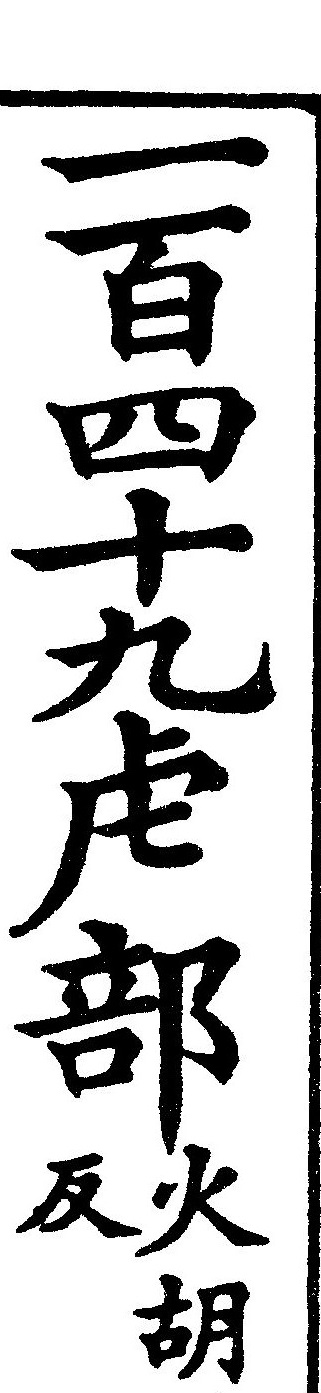
#> input picture test/2_01.jpg, 321 x 1393 px, given as the content of the folder C:/Users/ialab/Desktop/Hanja_DKU-master/line/, which was not available
$ python line_test.py
#> lines starting #> are read from the running program, lines starting #| are printed output that depends on the picture; after the words box and inside, x2 and y2 are one past the last pixel; in counts of white or black regions, pixels touching at a corner belong together; long printed decimals are rounded; pictures that were not available may be replaced by others from this repository, and a replacement may not be noted
import cv2
import numpy as np
from os import listdir

PATH = 'C:\\Users\\ialab\\Desktop\\Hanja_DKU-master\\line\\'
test_PATH ='C:\\Users\\ialab\\Desktop\\Hanja_DKU-master\\test_line\\'

file_list = listdir(PATH)
print(file_list)
n = 0

for ind,i in enumerate(file_list):

    img = cv2.imread(PATH + i, cv2.IMREAD_UNCHANGED)
#> img is the input picture: shape (1393, 321, 3); min 0, max 255, mean 196.3
    gray = cv2.cvtColor(img, cv2.COLOR_BGR2GRAY)
    # cv2.imshow('sample', img)

    gray = cv2.medianBlur(gray, 5)
    blur = cv2.GaussianBlur(gray, (7, 7), 0)

    ret, mask = cv2.threshold(blur, 180, 255, cv2.THRESH_BINARY)
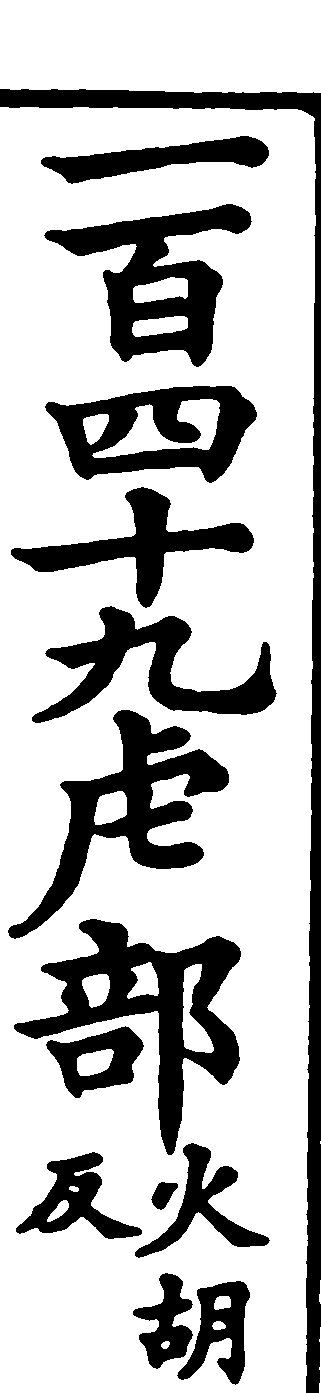
#> mask: shape (1393, 321); 74.6% white; 14 black regions, largest, box (x1, y1, x2, y2) and area: (0, 89, 321, 1393) 18194, (14, 919, 241, 1155) 16348, (8, 710, 229, 939) 13805

    image_final = cv2.bitwise_and(gray, gray, mask=mask)

    thresh = cv2.adaptiveThreshold(gray, 255, 1, 1, 11, 2)
#> thresh: shape (1393, 321); 12.9% white; 91 white regions (74 under 20 px), largest, box (x1, y1, x2, y2) and area: (0, 100, 321, 1393) 9779, (14, 920, 240, 1155) 6784, (9, 710, 228, 938) 6140
    # gaussian = cv2.GaussianBlur(gray, (9, 9), 0)
    # ret, otsu = cv2.threshold(gaussian, 0, 255, cv2.THRESH_BINARY+cv2.THRESH_OTSU)

    thresh = cv2.dilate(thresh, None, iterations=5)
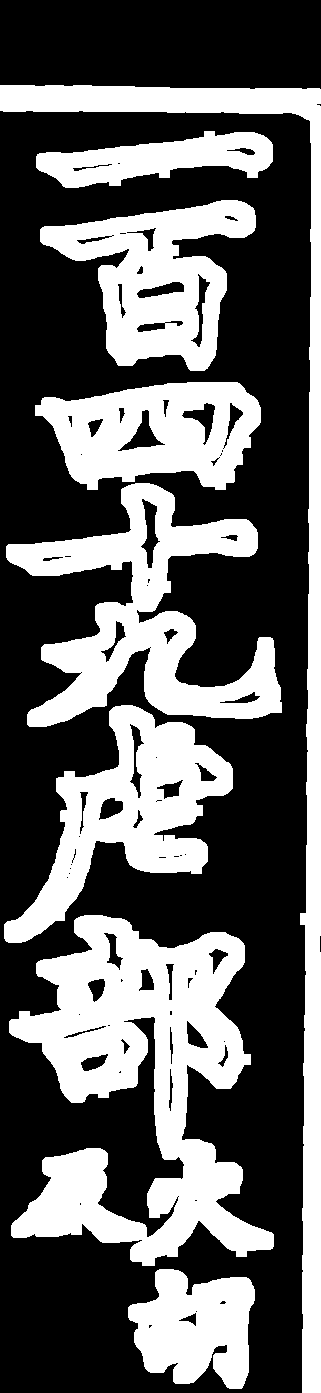
#> thresh: shape (1393, 321); 37.8% white; 8 white regions, largest, box (x1, y1, x2, y2) and area: (9, 915, 274, 1266) 44131, (0, 85, 321, 1393) 26678, (6, 483, 282, 727) 25669
    thresh = cv2.erode(thresh, None, iterations=4)
#> thresh: shape (1393, 321); 23.3% white; 10 white regions, largest, box (x1, y1, x2, y2) and area: (13, 919, 270, 1262) 22678, (0, 89, 321, 1393) 18546, (8, 709, 229, 939) 11610

    kernel = cv2.getStructuringElement(cv2.MORPH_CROSS, (2, 2))
    dilated = cv2.dilate(thresh, kernel, iterations=1)
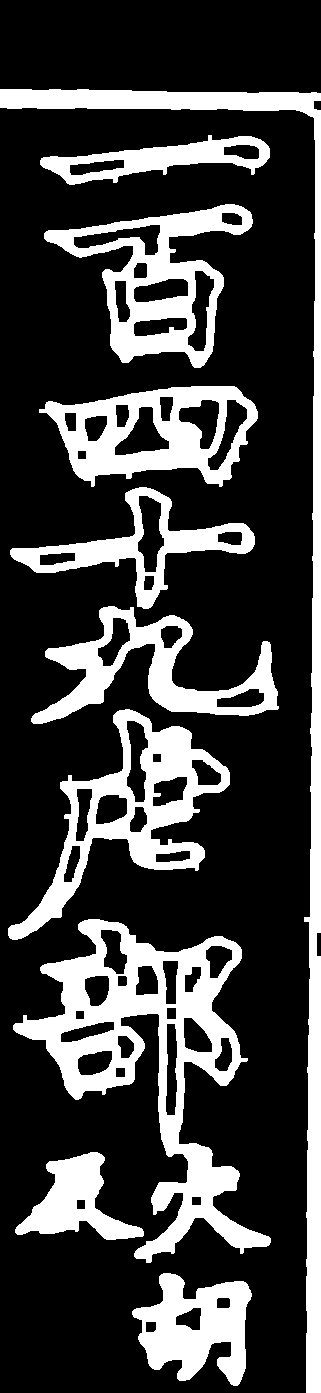
#> dilated: shape (1393, 321); 24.9% white; 10 white regions
    contours, hierarchy = cv2.findContours(thresh, cv2.RETR_EXTERNAL, cv2.CHAIN_APPROX_NONE)
#> contours = 10 contours; largest, box (x1, y1, x2, y2) and area: (13, 919, 270, 1262) 29550, (0, 89, 321, 1393) 16910, (8, 709, 229, 939) 16225, (44, 204, 252, 367) 15104, (39, 386, 257, 486) 14535
    '''
    for cnt in contours:
        cv2.drawContours(img, [cnt], 0, (255, 0, 0), 3)

    cv2.imshow('result', img)
    cv2.waitKey(0)

    '''
    index = 0
    max_h = 0
    max_w = 0
    sum_h = 0
    sum_w = 0

    # For each contour, find the bounding rectangle and draw it
    for cnt in contours:
        x, y, w, h = cv2.boundingRect(cnt)
        cv2.rectangle(img, (x, y), (x + w, y + h), (0, 255, 0), 2)

        cropped = image_final[y:y + h, x: x + w]
        s = 'd5_e4_hcrop_%d_' %ind + str(index) + '.jpg'

        h, w = cropped.shape[:2]
        sum_h += h
        sum_w += w
        if h > max_h:
            max_h = h
        if w > max_w:
            max_w = w

        # apply average images to segmented images
        if h > 40 and w < 3000 and w > 40:
            index = index + 1
            cv2.putText(img, str(index), (x, y), cv2.FONT_HERSHEY_COMPLEX, 1.5, (0, 0, 255), 3)
            cv2.imwrite(test_PATH + s, cropped)
#> this loop made 10 passes
#> (x, y, s, sum_h, sum_w, max_h) on passes 1, 3, 10: (132, 1273, 'd5_e4_hcrop_0_0.jpg', 112, 119, 112), (13, 919, 'd5_e4_hcrop_0_2.jpg', 542, 504, 343), (0, 89, 'd5_e4_hcrop_0_9.jpg', 2626, 2192, 1304)
#> (x, y, s, sum_h, sum_w, max_w) on pass 2: (15, 1152, 'd5_e4_hcrop_0_1.jpg', 199, 247, 128)
#> pass 1, `cropped = image_final[y:y + h, x: x + w]`:
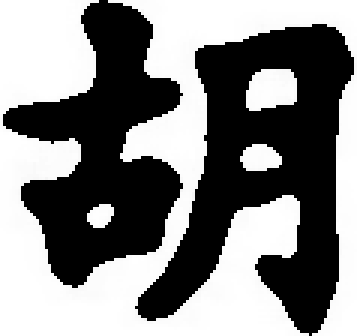
#> cropped: shape (112, 119) (shown 3 times larger); min 0, max 255, mean 130.1
#> pass 2, `cropped = image_final[y:y + h, x: x + w]`:
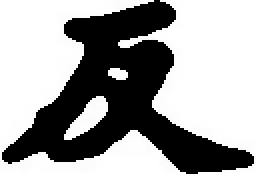
#> cropped: shape (87, 128) (shown 2 times larger); min 0, max 255, mean 157.9
#> pass 3, `cropped = image_final[y:y + h, x: x + w]`:
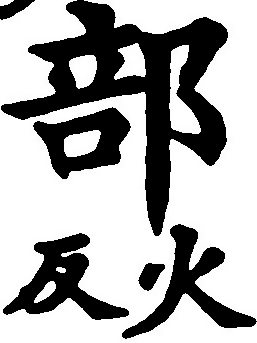
#> cropped: shape (343, 257); min 0, max 255, mean 171
#> after the loop:
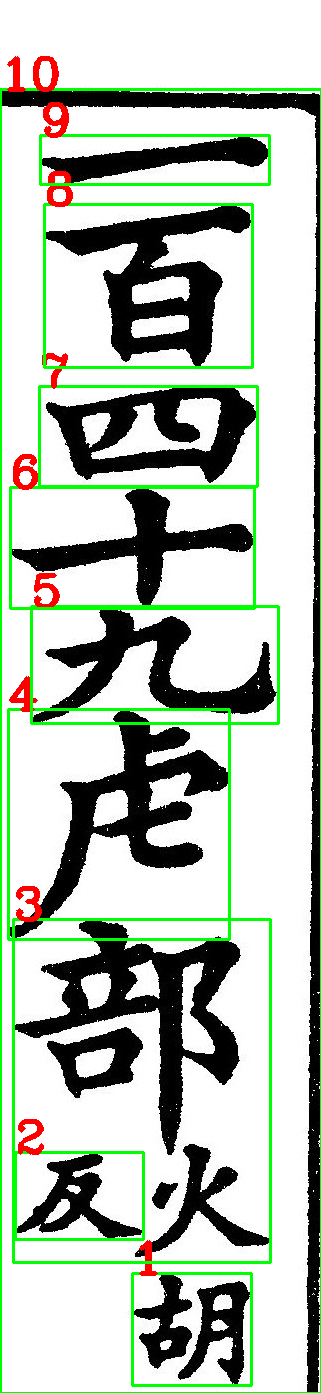
#> img: shape (1393, 321, 3); 6.24% of pixels changed, all inside (x1, y1, x2, y2) = (0, 56, 321, 1393)
#> after the loop, index = 10; max_h = 1304; max_w = 321; sum_h = 2626; sum_w = 2192

    print("index = ", index)
#| index =  10
    print("max height = ", max_h, "max_width =", max_w)
#| max height =  1304 max_width = 321
    print("average height = ", sum_h / index, "average width =", sum_w / index)
#| average height =  262.6 average width = 219.2

    # Finally show the image
    #s2 = 'output_hist.jpg'
    cv2.imshow('test', img)
    cv2.waitKey(0)

$ run again, on test/2_05.jpg
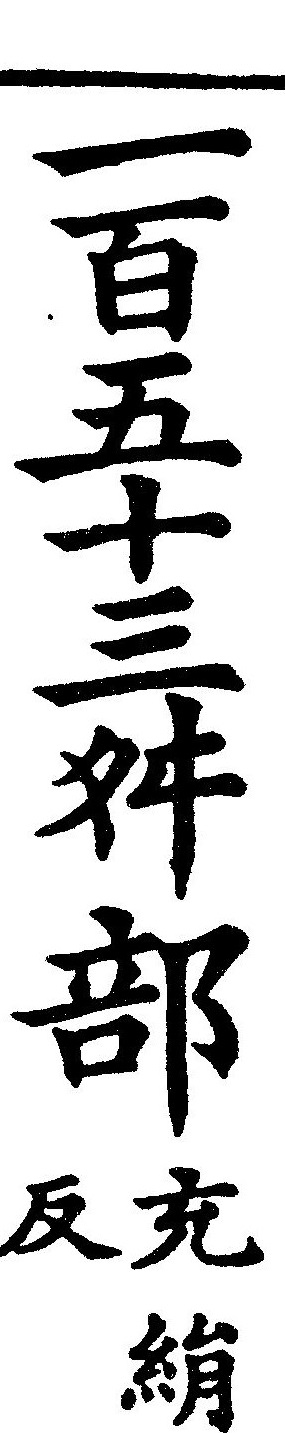
#> input picture test/2_05.jpg, 285 x 1433 px, given as the content of the folder C:/Users/ialab/Desktop/Hanja_DKU-master/line/, which was not available
#> img is the input picture: shape (1433, 285, 3); min 0, max 255, mean 200.9
#> mask: shape (1433, 285); 76.7% white; 20 black regions, largest, box (x1, y1, x2, y2) and area: (11, 905, 250, 1138) 15742, (51, 195, 230, 343) 10539, (14, 351, 242, 484) 10536
#> `dilated = cv2.dilate(thresh, kernel, iterations=1)`:
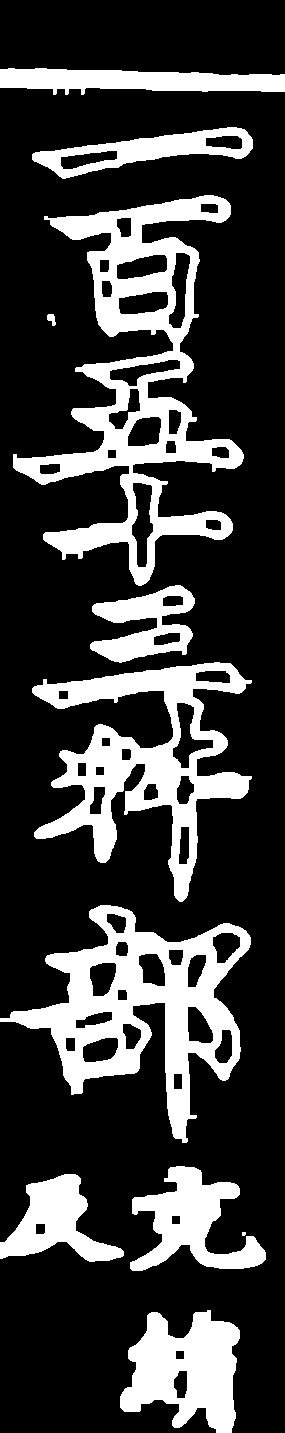
#> dilated: shape (1433, 285); 24% white; 11 white regions (1 under 20 px)
#> contours = 11 contours, 1 with area under 20; largest, box (x1, y1, x2, y2) and area: (13, 195, 243, 585) 30309, (0, 905, 250, 1142) 24447, (32, 662, 251, 901) 18998, (120, 1310, 239, 1433) 9123, (130, 1166, 265, 1270) 6090
#> the loop `for cnt in contours:` made 11 passes
#> (x, y, s, sum_h, sum_w, max_h) on passes 1, 5: (120, 1310, 'd5_e4_hcrop_0_0.jpg', 123, 119, 123), (0, 905, 'd5_e4_hcrop_0_3.jpg', 554, 630, 237)
#> after the loop `for cnt in contours:`:
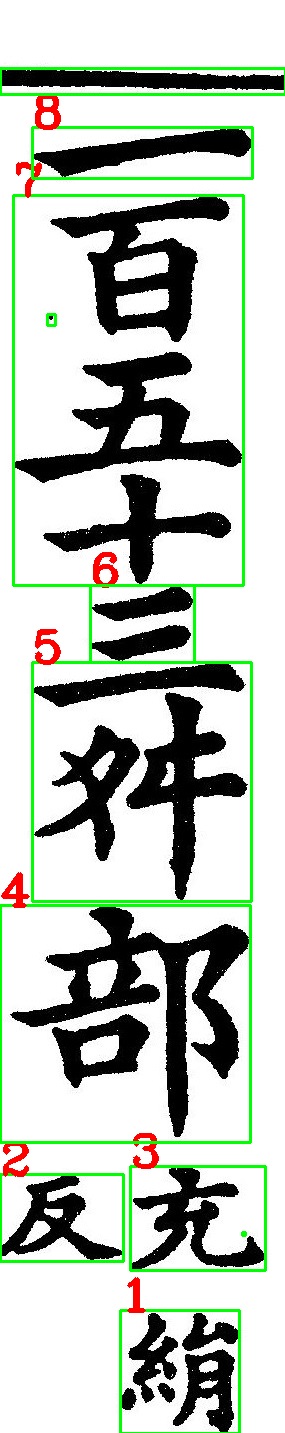
#> img: shape (1433, 285, 3); 4.93% of pixels changed, all inside (x1, y1, x2, y2) = (0, 67, 285, 1433)
#> after the loop `for cnt in contours:`: index = 8; max_h = 390; max_w = 285; sum_h = 1348; sum_w = 1696
#| index =  8
#| max height =  390 max_width = 285
#| average height =  168.5 average width = 212.0

$ run again, on test/2_06.jpg
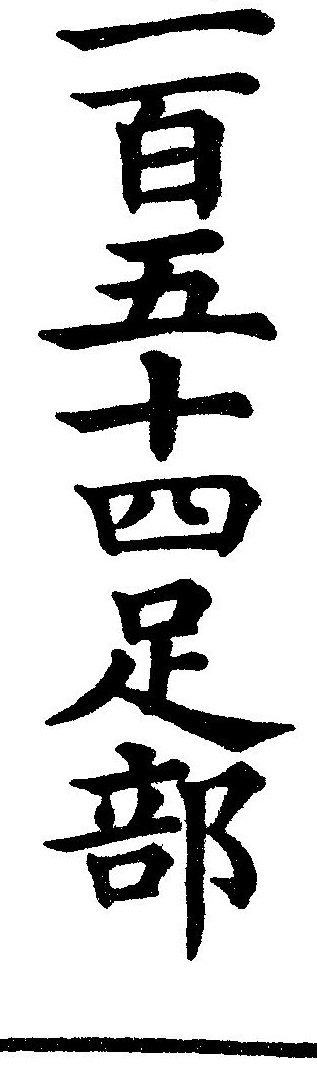
#> input picture test/2_06.jpg, 317 x 1083 px, given as the content of the folder C:/Users/ialab/Desktop/Hanja_DKU-master/line/, which was not available
#> img is the input picture: shape (1083, 317, 3); min 0, max 255, mean 203.4
#> mask: shape (1083, 317); 77.8% white; 9 black regions, largest, box (x1, y1, x2, y2) and area: (44, 741, 267, 961) 14509, (45, 578, 295, 753) 12276, (38, 228, 278, 351) 11174
#> `dilated = cv2.dilate(thresh, kernel, iterations=1)`:
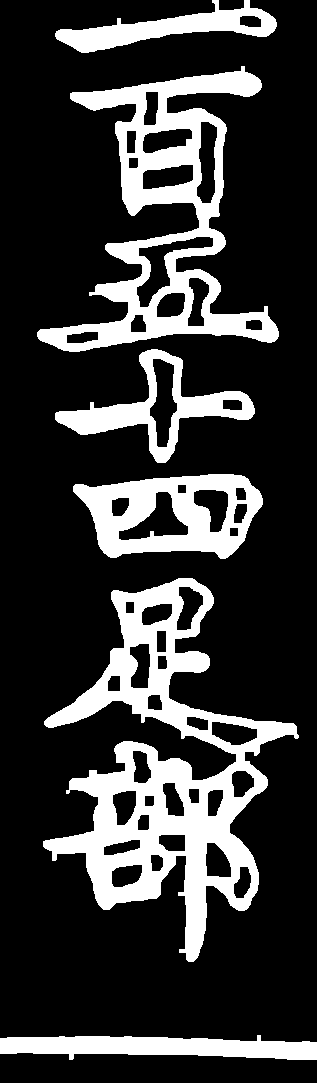
#> dilated: shape (1083, 317); 21.6% white; 6 white regions
#> contours = 7 contours, 1 with area under 20; largest, box (x1, y1, x2, y2) and area: (43, 578, 298, 961) 36596, (37, 66, 278, 351) 24812, (73, 474, 262, 558) 11609, (55, 349, 254, 462) 6636, (0, 1035, 317, 1059) 4872, (55, 0, 276, 52) 4064
#> the loop `for cnt in contours:` made 7 passes
#> (x, y, s, sum_h, sum_w, max_h) on pass 1: (0, 1035, 'd5_e4_hcrop_0_0.jpg', 24, 317, 24)
#> after the loop `for cnt in contours:`:
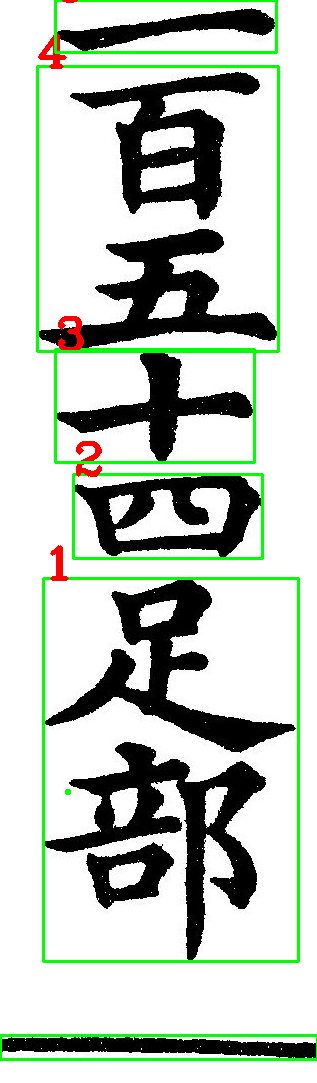
#> img: shape (1083, 317, 3); 4.41% of pixels changed, all inside (x1, y1, x2, y2) = (0, 0, 317, 1061)
#> after the loop `for cnt in contours:`: index = 5; max_h = 383; max_w = 317; sum_h = 944; sum_w = 1425
#| index =  5
#| max height =  383 max_width = 317
#| average height =  188.8 average width = 285.0

$ run again, on test/2_07.jpg
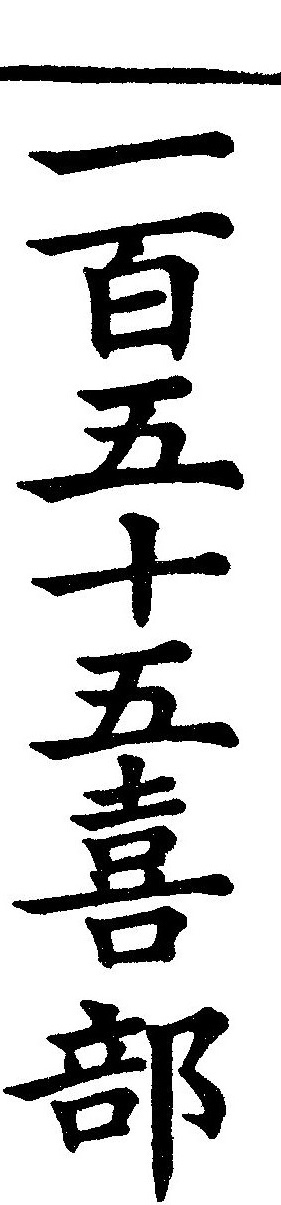
#> input picture test/2_07.jpg, 281 x 1205 px, given as the content of the folder C:/Users/ialab/Desktop/Hanja_DKU-master/line/, which was not available
#> img is the input picture: shape (1205, 281, 3); min 0, max 255, mean 203.3
#> mask: shape (1205, 281); 77.7% white; 11 black regions, largest, box (x1, y1, x2, y2) and area: (3, 999, 230, 1203) 12990, (26, 211, 235, 362) 11219, (17, 375, 245, 504) 10249
#> dilated: shape (1205, 281); 23.5% white; 7 white regions
#> contours = 7 contours; box (x1, y1, x2, y2) and area: (12, 639, 240, 973) 28404, (0, 999, 230, 1205) 19874, (25, 211, 235, 362) 13615, (16, 375, 245, 504) 11278, (31, 512, 231, 628) 5827, (0, 64, 281, 86) 4444, (28, 130, 235, 181) 4310
#> the loop `for cnt in contours:` made 7 passes
#> (x, y, s, sum_h, sum_w, max_h) on pass 1: (0, 999, 'd5_e4_hcrop_0_0.jpg', 206, 230, 206)
#> after the loop `for cnt in contours:`:
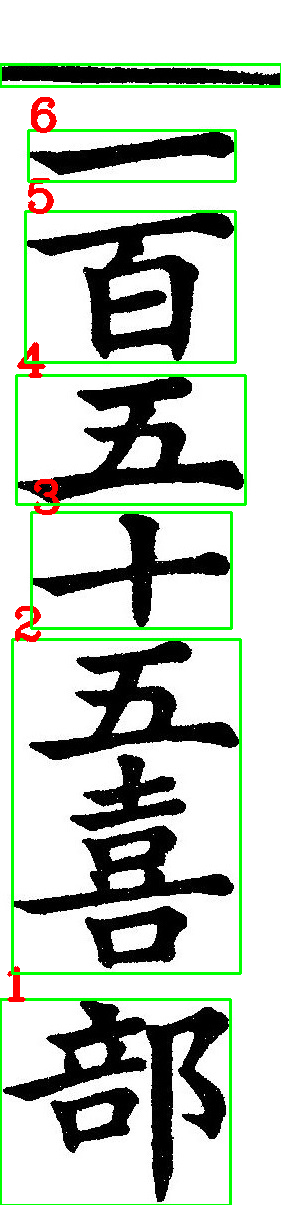
#> img: shape (1205, 281, 3); 5.04% of pixels changed, all inside (x1, y1, x2, y2) = (0, 63, 281, 1205)
#> after the loop `for cnt in contours:`: index = 6; max_h = 334; max_w = 281; sum_h = 1009; sum_w = 1585
#| index =  6
#| max height =  334 max_width = 281
#| average height =  168.167 average width = 264.167
